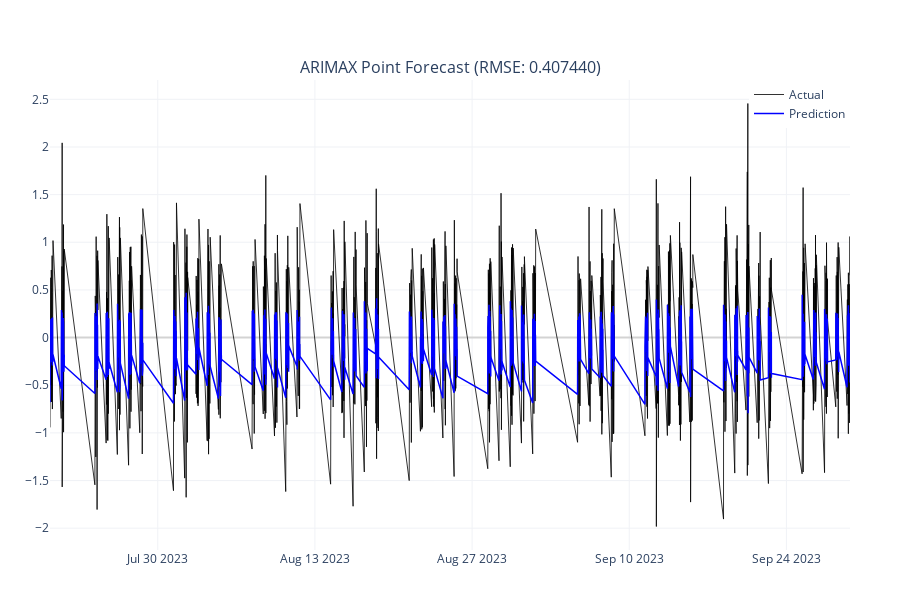

Notebook code cell kept with this figure:
### Code cell
#PLOT RESULTS
fig = make_subplots(rows=1, cols=1, subplot_titles=[f"ARIMAX Point Forecast (RMSE: {rmse_test:.6f})"])
fig.add_trace(go.Scatter(x=test_data.index[-len(test_diff):], y=test_diff, name="Actual", line=dict(color='black', width=1), opacity=0.8), row=1, col=1)
fig.add_trace(go.Scatter(x=test_data.index[-len(test_diff):], y=test_forecast, name="Prediction", line=dict(color='blue', width=1.5)), row=1, col=1)
fig.update_layout(template="plotly_white", height=600, showlegend=True, legend=dict(orientation="v", yanchor="top", y=1, xanchor="right", x=1), margin=dict(l=50, r=50, t=80, b=50))
fig.update_xaxes(showgrid=True, gridwidth=1, gridcolor='#f0f2f6', tickformat='%b %d %Y')
fig.update_yaxes(showgrid=True, gridwidth=1, gridcolor='#f0f2f6', zeroline=True, zerolinecolor='lightgrey')
fig.show()

### Figure 1 — Plotly figure (JSON) as saved in the notebook; plotly's stock layout.template omitted (floating-point values rounded to 4 significant figures; data arrays with more than 128 entries replaced by an {"elided": "..."} marker saying what was removed)
{"data": [{"line": {"color": "black", "width": 1}, "name": "Actual", "opacity": 0.8, "type": "scatter", "x": {"elided": "3978 str values"}, "xaxis": "x", "y": {"elided": "3978 float values"}, "yaxis": "y"}, {"line": {"color": "blue", "width": 1.5}, "name": "Prediction", "type": "scatter", "x": {"elided": "3978 str values"}, "xaxis": "x", "y": {"elided": "3978 float values"}, "yaxis": "y"}], "layout": {"annotations": [{"font": {"size": 16}, "showarrow": false, "text": "ARIMAX Point Forecast (RMSE: 0.407440)", "x": 0.5, "xanchor": "center", "xref": "paper", "y": 1, "yanchor": "bottom", "yref": "paper"}], "height": 600, "legend": {"orientation": "v", "x": 1, "xanchor": "right", "y": 1, "yanchor": "top"}, "margin": {"b": 50, "l": 50, "r": 50, "t": 80}, "showlegend": true, "xaxis": {"anchor": "y", "domain": [0, 1], "gridcolor": "#f0f2f6", "gridwidth": 1, "showgrid": true, "tickformat": "%b %d %Y"}, "yaxis": {"anchor": "x", "domain": [0, 1], "gridcolor": "#f0f2f6", "gridwidth": 1, "showgrid": true, "zeroline": true, "zerolinecolor": "lightgrey"}}}
